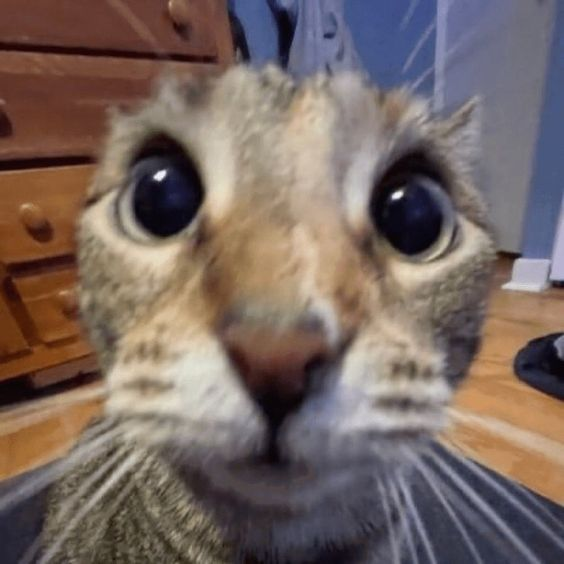
#> input picture pattern-recognition/openlab/openlab-01/cat.jpg, 564 x 564 px
$ jupyter execute main.ipynb
#> lines starting #> are read from the running program, lines starting #| are printed output that depends on the picture; after the words box and inside, x2 and y2 are one past the last pixel; in counts of white or black regions, pixels touching at a corner belong together
# Reconhecimento de Padrões - Openlab 01

Escolha uma foto e:

- Gerar dois histogramas um em tons de cinza e outro RGB;
- Utilizar o mesmo histograma do item anterior e gerar o contraste;
- Gerar “blur” da foto pelo cálculo da mediana;
- Binarizar a foto utilizando o método Otsu;

### Imports

[cell 1]
import pandas as pd
import cv2
import matplotlib.pyplot as plt

### Reading image

[cell 2]
img_path = './cat.jpg'
img = cv2.imread(img_path)
#> img is the input picture: shape (564, 564, 3); mean B, G, R 97.5, 103.3, 119.2

### RGB Histogram

[cell 3]
img_rgb = cv2.cvtColor(img, cv2.COLOR_BGR2RGB)
r, g, b = cv2.split(img_rgb)
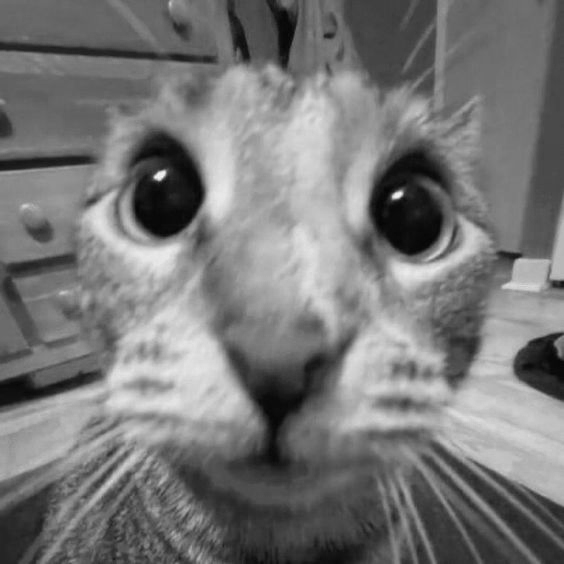
#> r: shape (564, 564); min 4, max 246, mean 119.2
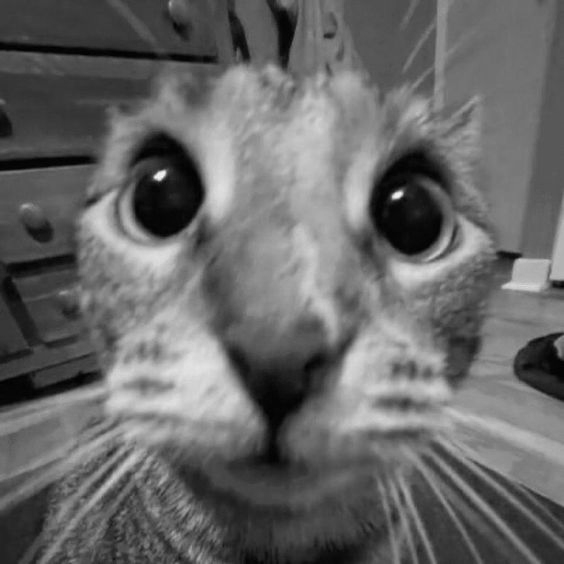
#> g: shape (564, 564); min 0, max 246, mean 103.3
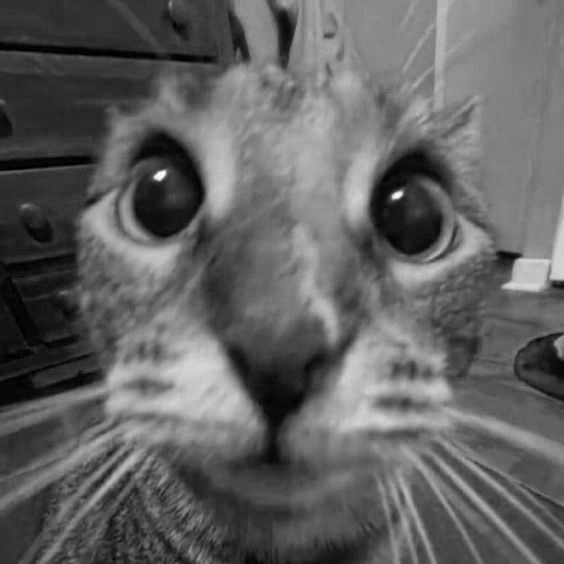
#> b: shape (564, 564); min 0, max 255, mean 97.5

# Calcular histogramas para cada canal
hist_r = cv2.calcHist([r], [0], None, [256], [0,256])
#> hist_r = 256 values, max 3642 at index 103, min 0 at index 0, mean 1242.6
hist_g = cv2.calcHist([g], [0], None, [256], [0,256])
#> hist_g = 256 values, max 3941 at index 88, min 0 at index 231, mean 1242.6
hist_b = cv2.calcHist([b], [0], None, [256], [0,256])
#> hist_b = 256 values, max 3968 at index 127, min 0 at index 223, mean 1242.6

# Plotar os histogramas
plt.figure()
plt.title('Histograma RGB')
plt.xlabel('Intensidade')
plt.ylabel('Frequência')
plt.plot(hist_r, color='red', label='R')
plt.plot(hist_g, color='green', label='G')
plt.plot(hist_b, color='blue', label='B')
plt.legend()
plt.show()
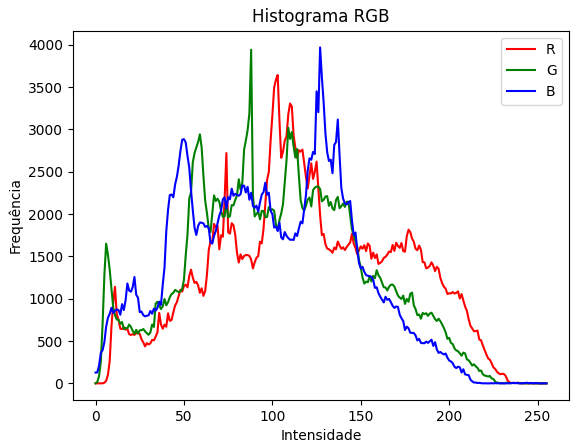
#> figure drawn by matplotlib, 1 panel; curve peaks at x = 103, y = 3642; curve peaks at x = 88, y = 3941; curve peaks at x = 127, y = 3968

# Display image
plt.imshow(img_rgb, cmap='gray')
plt.title('Imagem rgb')
plt.axis('off')
plt.show()

### Gray Histogram

[cell 4]
# Converter a imagem para tons de cinza
img_gray = cv2.cvtColor(img, cv2.COLOR_BGR2GRAY)

# Calcular o histograma para tons de cinza
hist_gray = cv2.calcHist([img_gray], [0], None, [256], [0,256])
#> hist_gray = 256 values, max 4684 at index 88, min 0 at index 0, mean 1242.6

# Plotar o histograma
plt.figure()
plt.title('Histograma Tons de Cinza')
plt.xlabel('Intensidade')
plt.ylabel('Frequência')
plt.plot(hist_gray, color='black')
plt.show()
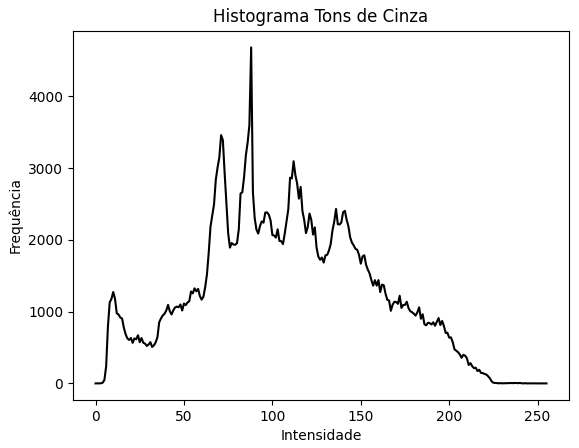
#> figure drawn by matplotlib, 1 panel; curve peaks at x = 88, y = 4684

# Display image
plt.imshow(img_gray, cmap='gray')
plt.title('Imagem tons de cinza')
plt.axis('off')
plt.show()

### Equalize

[cell 5]
img_equalized = cv2.equalizeHist(img_gray)
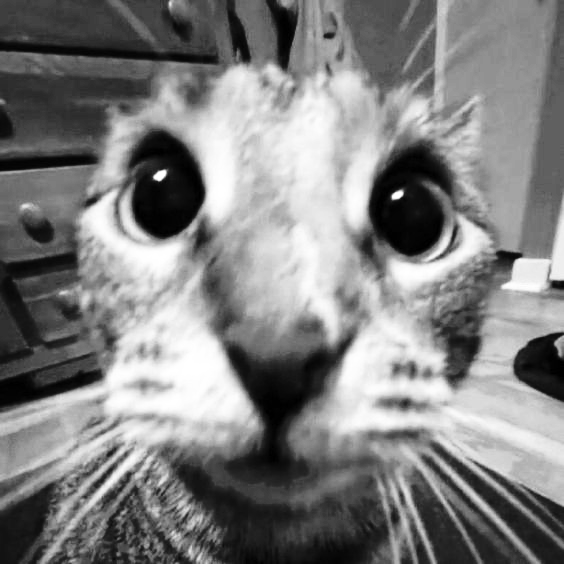
#> img_equalized: shape (564, 564); min 0, max 255, mean 128.2

# Plotar o histograma
plt.figure()
plt.title('Histograma Tons de Cinza')
plt.xlabel('Intensidade')
plt.ylabel('Frequência')
plt.hist(img_equalized.ravel(), 256, [0, 256])
plt.xlim([0, 256])
plt.show()
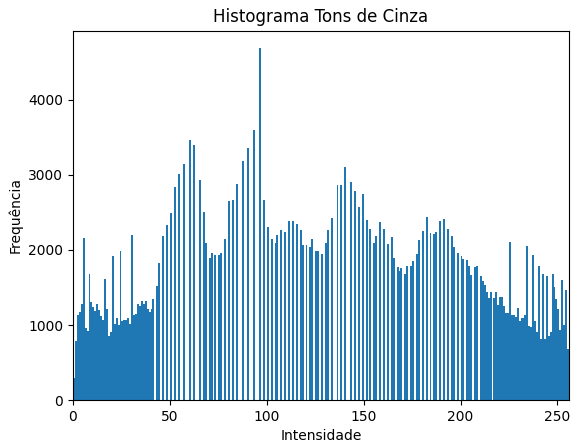
#> figure drawn by matplotlib, 1 panel; tallest bar 4684 high, from x = 96 to 97

# Display image
plt.imshow(img_equalized, cmap='gray')
plt.title('Imagem equalizada')
plt.axis('off')
plt.show()

### Blur

[cell 6]
img_blur = cv2.GaussianBlur(img_equalized, (31, 31), 0)
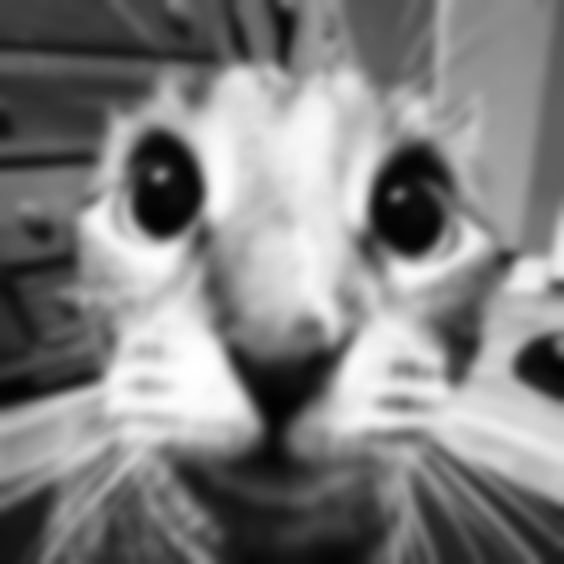
#> img_blur: shape (564, 564); min 2, max 255, mean 128.2

# Mostrar a imagem binarizada
plt.imshow(img_blur, cmap='gray')
plt.title('Imagem com Blur')
plt.axis('off')
plt.show()

### Otsu

[cell 7]
# Aplicar a técnica de Otsu para obter o limiar ótimo
_, binarized_image = cv2.threshold(img_blur, 0, 255, cv2.THRESH_BINARY + cv2.THRESH_OTSU)
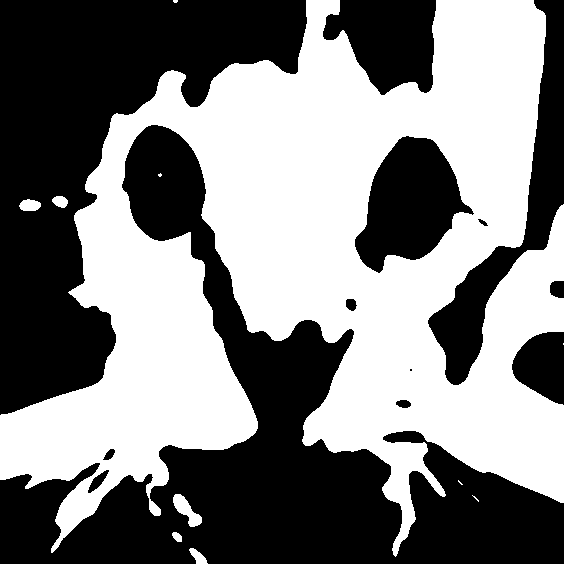
#> binarized_image: shape (564, 564); 49.9% white; 11 white regions (5 under 20 px), largest, box (x1, y1, x2, y2) and area: (0, 0, 564, 557) 157656, (173, 494, 202, 527) 433, (19, 199, 41, 211) 205, (189, 548, 208, 564) 158, (52, 196, 68, 208) 142, (172, 532, 182, 542) 72

# Mostrar a imagem binarizada
plt.imshow(binarized_image, cmap='gray')
plt.title('Imagem Binarizada')
plt.axis('off')
plt.show()
